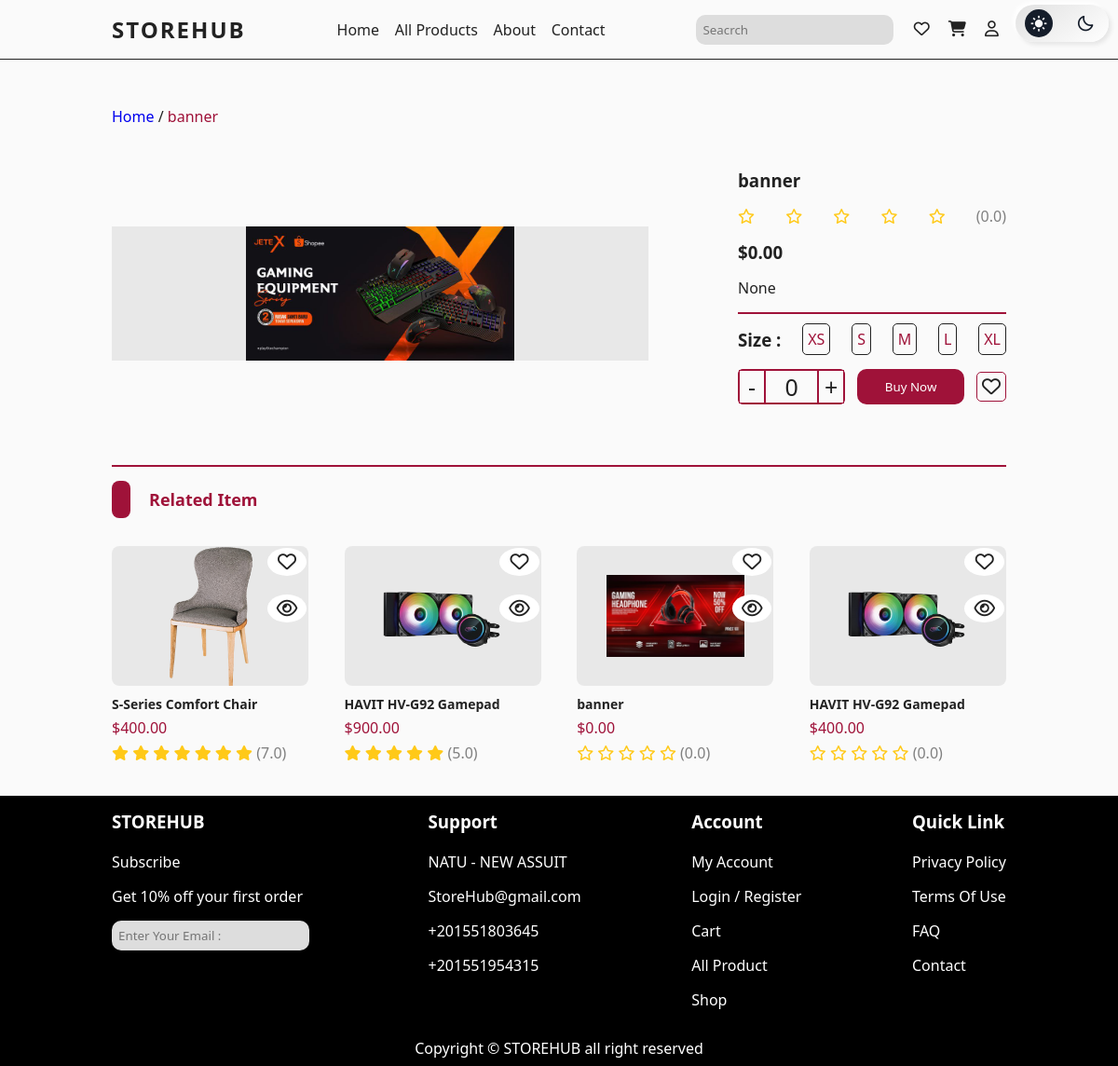
The page /product/9/ on the database its author committed.
### pages/models.py (models this page shows, shortened)
class Product(models.Model):
    name = models.CharField(max_length=255, verbose_name="اسم المنتج", blank=True, null=True, default="منتج بدون اسم")
    price = models.DecimalField(max_digits=10, decimal_places=2, verbose_name="السعر", default=0.00)
    description = models.TextField(verbose_name="الوصف", blank=True, null=True)
    quantity = models.PositiveIntegerField(verbose_name="الكمية", default=0)
    saler = models.ForeignKey(User, on_delete=models.CASCADE, related_name='products', null=True, blank=True)
    image = models.ImageField(upload_to='products/', default='default.jpg', verbose_name="صورة المنتج", blank=True, null=True)
    color = models.CharField(max_length=50, verbose_name="اللون", blank=True, null=True)
    likes = models.ManyToManyField(User, related_name='product_likes', blank=True, verbose_name="اللايكات")
    color = models.CharField(max_length=50, choices=[
        ('red', 'Red'),
        ('green', 'Green'),
        ('yellow', 'Yellow'),
        ('blue', 'Blue'),
        ('orangered', 'OrangeRed'),
        ('black', 'Black')],
        default="black", verbose_name="اللون")
    category = models.ForeignKey(Category, on_delete=models.SET_NULL, null=True, blank=True, verbose_name="التصنيف")
    rating = models.FloatField(default=0, verbose_name="التقييم")
    class Meta:
        verbose_name = "منتج"
        verbose_name_plural = "منتجات"
    class Meta:
        verbose_name = "منتج"
        verbose_name_plural = "منتجات"
        ordering = ['-rating']

### pages/views.py (the view)
# urls.py: path('product/<int:pk>/', views.product, name='product'),
def product(request, pk):
    product = Product.objects.get(id=pk)
    rating = getattr(product, 'rating', 0)
    full_stars = int(rating)
    empty_stars = 5 - full_stars  # عدد النجوم الفارغة
    related_items = Product.objects.filter(category=product.category).exclude(id=pk)[:4]
    for item in related_items:
        item.star_list = range(int(item.rating))  # عدد النجوم الممتلئة
        item.empty_stars = range(5 - int(item.rating))  # عدد النجوم الفارغة
    return render(request, 'pages/onepro.html', {
        'product': product,
        'rating': rating,
        'star_list': range(full_stars),
        'empty_stars': range(empty_stars),
        'related_items': related_items
    })

### pages/templates/pages/onepro.html (shortened to what this page needs)
{% extends 'pages/base.html' %}
{% block content %}
<!DOCTYPE html>
{% load static %}
<html lang="en">
  <head>
    <link rel="stylesheet" href="{% static 'css/style.css' %}" />
    <link
      rel="stylesheet"
      href="https://cdnjs.cloudflare.com/ajax/libs/font-awesome/6.7.2/css/all.min.css"
 />
    <link
      href="https://unpkg.com/boxicons@2.1.2/css/boxicons.min.css"
      rel="stylesheet" />
    <link
      rel="stylesheet"
      href="https://unpkg.com/swiper/swiper-bundle.min.css" />
  </head>
  <body class="light">
    <section class="address">
      <div class="container">
        <p><a href="{% url 'index' %}">Home</a> / <span id="proName">{{ product.name }}</span></p>
      </div>
    </section>
    <section class="imgAndDetailes">
      <div class="container">
        <div class="img">
          <img src="{{ product.image.url }}" alt="{{ product.name }}" id="proImg" />
        </div>
        <div class="detailes">
          <h3 id="proname">{{ product.name }}</h3>
          <div class="stars">
            {% for _ in empty_stars %}
                <i class="fa-regular fa-star"></i>
            {% endfor %}
            <span>({{ rating }})</span>
        </div>
          <h3 id="sallery">${{ product.price }}</h3>
          <p id="caption">
            {{ product.description }}
          </p>
          <div class="size">
            <h3>Size :</h3>
            <div><p>XS</p></div>
            <div><p>S</p></div>
            <div><p>M</p></div>
            <div><p>L</p></div>
            <div><p>XL</p></div>
          </div>
          <div class="buyLove">
            <div class="Number">
              <div class="dec">-</div>
              <div id="Num">0</div>
              <div class="inc">+</div>
            </div>
            <button>Buy Now</button>
            <div class="ico">
              <i class="fa-regular fa-heart"></i>
            </div>
          </div>
        </div>
      </div>
    </section>
    <section class="RelatedItem">
      <div class="container">
        <div class="RelatedItemtext">
          <span class="shape">.</span>
          <p>Related Item</p>
        </div>
        <div class="products">
          {% for item in related_items %}
          <div class="pro">
              <div class="icons">
                  <div class="icon">
                      <i class="fa-regular fa-heart"></i>
                      <i class="fa-regular fa-eye"></i>
                  </div>
              </div>
              <div class="img">
                  <a href="{% url 'product' item.id %}">
                      <img src="{{ item.image.url }}" alt="{{ item.name }}" />
                  </a>
              </div>
              <div class="detailes">
                  <h5>{{ item.name }}</h5>
                  <div class="dis">
                      <div class="sallery">
                          <span class="new-sall">${{ item.price }}</span>
                      </div>
                      <div class="stars">
                        {% for _ in item.star_list %}
                            <i class="fa-solid fa-star"></i>
                        {% endfor %}
                        {% for _ in item.empty_stars %}
                            <i class="fa-regular fa-star"></i>
                        {% endfor %}
                        <span>({{ item.rating }})</span>
                    </div>
                  </div>
              </div>
          </div>
          {% endfor %}
        </div>
      </div>
    </section>
  </body>
</html>
{% endblock content %}

### rows shown on the page
Product: name "banner", image (picture), rating "0.0", price "0.00", description "None"
Product: image (picture), name "S-Series Comfort Chair", price "400.00", rating "7.0"
Product: image (picture), name "HAVIT HV-G92 Gamepad", price "900.00", rating "5.0"
Product: image (picture), name "banner", price "0.00", rating "0.0"
Product: image (picture), name "HAVIT HV-G92 Gamepad", price "400.00", rating "0.0"
